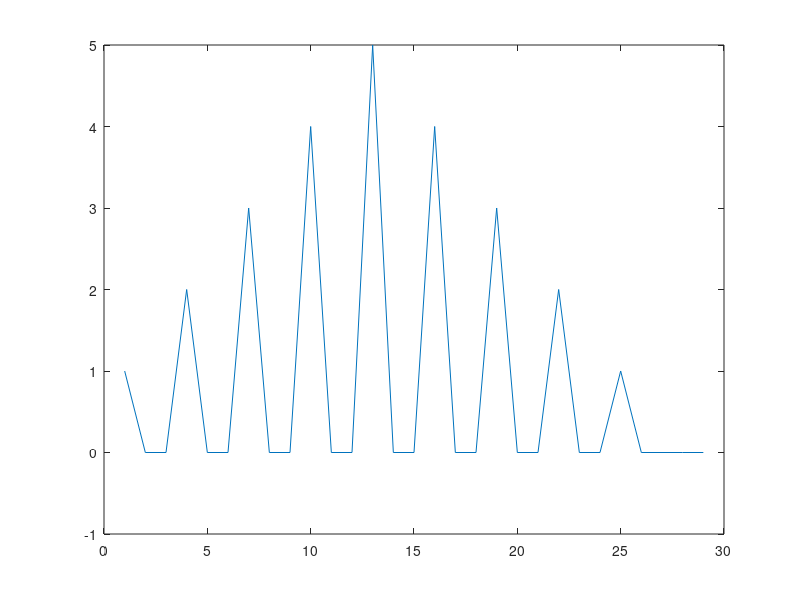

MATLAB code for this plot:
function [] = Code_Convolution()
 A =[1,0,0, 1,0,0, 1,0,0, 1,0,0, 1,0,0];
 B =                                  [0,0,1, 0,0,1, 0,0,1, 0,0,1, 0,0,1];
 CC = [];
 
 SCC = 0;
ind = 0;
temp = 0;

y=xcorr(A,B);
plot(y)

for K =1:1:15
    
    temp =  A(K) * B(K);
    SCC =  SCC +temp;
    
end

end
